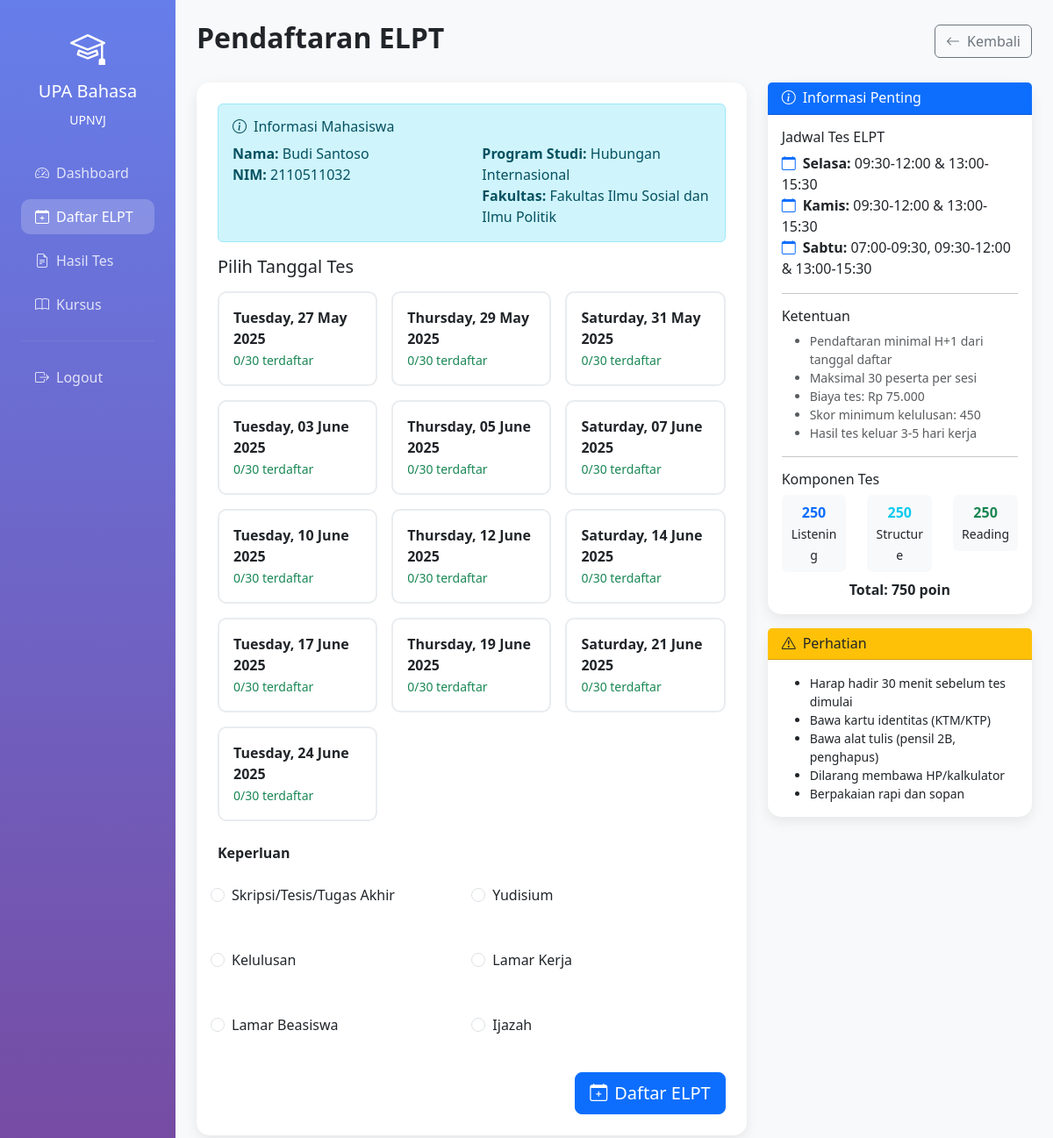
The page /student/elpt-registration.php (signed in) on the database its author committed.
### tables this page shows
CREATE TABLE `users` (
  `id` int(11) NOT NULL,
  `name` varchar(255) NOT NULL,
  `email` varchar(255) NOT NULL,
  `password` varchar(255) NOT NULL,
  `nim` varchar(10) DEFAULT NULL,
  `role` enum('admin','student') NOT NULL DEFAULT 'student',
  `program` varchar(100) DEFAULT NULL,
  `faculty` varchar(100) DEFAULT NULL,
  `level` enum('D3','S1','S2','S3') DEFAULT NULL,
  `no_telpon` varchar(20) DEFAULT NULL,
  `is_active` tinyint(1) DEFAULT 1,
  `created_at` timestamp NOT NULL DEFAULT current_timestamp(),
  `updated_at` timestamp NOT NULL DEFAULT current_timestamp() ON UPDATE current_timestamp()
);

### config/database.php (called while the page is built, shortened)
<?php
try {
    $pdo = new PDO(
        "mysql:host=" . DB_HOST . ";dbname=" . DB_NAME . ";charset=utf8mb4",
        DB_USER,
        DB_PASS,
        [
            PDO::ATTR_ERRMODE => PDO::ERRMODE_EXCEPTION,
            PDO::ATTR_DEFAULT_FETCH_MODE => PDO::FETCH_ASSOC,
            PDO::ATTR_EMULATE_PREPARES => false
        ]
    );
} catch(PDOException $e) {
    error_log("Database connection failed: " . $e->getMessage());
    die("Database connection failed. Please check your configuration.");
}
function isLoggedIn() {
    return isset($_SESSION['user_id']);
}
function getCurrentUser() {
    global $pdo;
    try {
        $stmt = $pdo->prepare("SELECT * FROM users WHERE id = ?");
        $stmt->execute([$_SESSION['user_id']]);
        return $stmt->fetch();
    } catch(PDOException $e) {
        error_log("Error fetching current user: " . $e->getMessage());
        return null;
    }
}
function formatCurrency($amount) {
    return 'Rp ' . number_format($amount, 0, ',', '.');
}
?>

### student/elpt-registration.php (the view, shortened to what this page needs)
<?php
require_once '../config/database.php';
$user = getCurrentUser();
$stmt = $pdo->prepare("SELECT * FROM elpt_registrations WHERE user_id = ? AND payment_status = 'pending'");
$stmt->execute([$_SESSION['user_id']]);
$pending_registration = $stmt->fetch();
$available_dates = [];
$start_date = new DateTime('+1 day');
$end_date = new DateTime('+30 days');
while ($start_date <= $end_date) {
    $day_of_week = $start_date->format('N');
    if (in_array($day_of_week, [2, 4, 6])) {
        $date_str = $start_date->format('Y-m-d');
        $stmt = $pdo->prepare("SELECT COUNT(*) as count FROM elpt_registrations WHERE test_date = ? AND payment_status IN ('pending', 'confirmed')");
        $stmt->execute([$date_str]);
        $count = $stmt->fetch()['count'];
        $available_dates[] = [
            'date' => $date_str,
            'formatted' => $start_date->format('l, d F Y'),
            'count' => $count,
            'available' => $count < 30
        ];
    }
    $start_date->modify('+1 day');
}
?>
<!DOCTYPE html>
<html lang="id">
<head>
    <link href="https://cdn.jsdelivr.net/npm/bootstrap@5.3.0/dist/css/bootstrap.min.css" rel="stylesheet">
    <link href="https://cdn.jsdelivr.net/npm/bootstrap-icons@1.10.0/font/bootstrap-icons.css" rel="stylesheet">
</head>
<body class="bg-light">
    <div class="container-fluid">
        <div class="row">
            <div class="col-md-3 col-lg-2 sidebar p-0">
                <div class="text-white p-4">
                    <div class="text-center mb-4">
                        <i class="bi bi-mortarboard" style="font-size: 2.5rem;"></i>
                        <h5 class="mt-2">UPA Bahasa</h5>
                        <small>UPNVJ</small>
                    </div>
                    <nav class="nav flex-column">
                        <a class="nav-link" href="dashboard.php">
                            <i class="bi bi-speedometer2 me-2"></i>Dashboard
                        </a>
                        <a class="nav-link active" href="elpt-registration.php">
                            <i class="bi bi-calendar-plus me-2"></i>Daftar ELPT
                        </a>
                        <a class="nav-link" href="test-results.php">
                            <i class="bi bi-file-earmark-text me-2"></i>Hasil Tes
                        </a>
                        <a class="nav-link" href="course.php">
                            <i class="bi bi-book me-2"></i>Kursus
                        </a>
                        <hr class="my-3" style="border-color: rgba(255,255,255,0.3);">
                        <a class="nav-link" href="../logout.php">
                            <i class="bi bi-box-arrow-right me-2"></i>Logout
                        </a>
                    </nav>
                </div>
            </div>
            <div class="col-md-9 col-lg-10 p-4">
                <div class="d-flex justify-content-between align-items-center mb-4">
                    <h2 class="fw-bold">Pendaftaran ELPT</h2>
                    <a href="dashboard.php" class="btn btn-outline-secondary">
                        <i class="bi bi-arrow-left me-2"></i>Kembali
                    </a>
                </div>
                <?php if ($pending_registration): ?>
                    <div class="alert alert-warning">
                        <i class="bi bi-exclamation-triangle me-2"></i>
                        <strong>Perhatian!</strong> Anda masih memiliki pendaftaran yang menunggu konfirmasi pembayaran.
                        <div class="mt-2">
                            <strong>Tanggal Tes:</strong> <?= formatDate($pending_registration['test_date']) ?><br>
                            <strong>Billing Number:</strong> <code><?= htmlspecialchars($pending_registration['billing_number']) ?></code>
                        </div>
                    </div>
                    <div class="text-center">
                        <a href="dashboard.php" class="btn btn-primary">Kembali ke Dashboard</a>
                    </div>
                <?php else: ?>
                    <div class="row">
                        <div class="col-lg-8">
                            <div class="card">
                                <div class="card-body p-4">
                                    <div class="alert alert-info">
                                        <h6><i class="bi bi-info-circle me-2"></i>Informasi Mahasiswa</h6>
                                        <div class="row">
                                            <div class="col-md-6">
                                                <strong>Nama:</strong> <?= htmlspecialchars($user['name']) ?><br>
                                                <strong>NIM:</strong> <?= htmlspecialchars($user['nim']) ?>
                                            </div>
                                            <div class="col-md-6">
                                                <strong>Program Studi:</strong> <?= htmlspecialchars($user['program']) ?><br>
                                                <strong>Fakultas:</strong> <?= htmlspecialchars($user['faculty']) ?>
                                            </div>
                                        </div>
                                    </div>
                                    <form method="POST" id="registrationForm">
                                        <div class="mb-4">
                                            <h5 class="mb-3">Pilih Tanggal Tes</h5>
                                            <div class="row g-3">
                                                <?php foreach ($available_dates as $date): ?>
                                                    <div class="col-md-6 col-lg-4">
                                                        <div class="date-option p-3 <?= !$date['available'] ? 'unavailable' : '' ?>"
                                                             onclick="<?= $date['available'] ? "selectDate('{$date['date']}')" : '' ?>">
                                                            <div class="fw-bold"><?= $date['formatted'] ?></div>
                                                            <small class="<?= $date['available'] ? 'text-success' : 'text-danger' ?>">
                                                                <?= $date['available'] ?
                                                                    ($date['count'] . '/30 terdaftar') :
                                                                    'Kuota penuh' ?>
                                                            </small>
                                                        </div>
                                                    </div>
                                                <?php endforeach; ?>
                                            </div>
                                        </div>
                                        <div class="mb-4">
                                            <label class="form-label fw-bold">Keperluan</label>
                                            <div class="row g-3">
                                                <?php
                                                $purposes = [
                                                    'Skripsi/Tesis/Tugas Akhir',
                                                    'Yudisium',
                                                    'Kelulusan',
                                                    'Lamar Kerja',
                                                    'Lamar Beasiswa',
                                                    'Ijazah'
                                                ];
                                                foreach ($purposes as $purpose):
                                                ?>
                                                    <div class="col-md-6">
                                                        <div class="form-check p-3">
                                                            <input class="form-check-input" type="radio" name="purpose"
                                                                   value="<?= htmlspecialchars($purpose) ?>"
                                                                   id="purpose_<?= str_replace(['/', ' '], ['_', '_'], $purpose) ?>"
                                                                   required>
                                                            <label class="form-check-label fw-medium" for="purpose_<?= str_replace(['/', ' '], ['_', '_'], $purpose) ?>">
                                                                <?= htmlspecialchars($purpose) ?>
                                                            </label>
                                                        </div>
                                                    </div>
                                                <?php endforeach; ?>
                                            </div>
                                        </div>
                                        <div class="text-end">
                                            <button type="submit" class="btn btn-primary btn-lg" id="submitBtn">
                                                <i class="bi bi-calendar-plus me-2"></i>Daftar ELPT
                                            </button>
                                        </div>
                                    </form>
                                </div>
                            </div>
                        </div>
                        <div class="col-lg-4">
                            <div class="card">
                                <div class="card-header bg-primary text-white">
                                    <h6 class="mb-0"><i class="bi bi-info-circle me-2"></i>Informasi Penting</h6>
                                </div>
                                <div class="card-body">
                                    <h6>Jadwal Tes ELPT</h6>
                                    <ul class="list-unstyled">
                                        <li><i class="bi bi-calendar me-2 text-primary"></i><strong>Selasa:</strong> 09:30-12:00 & 13:00-15:30</li>
                                        <li><i class="bi bi-calendar me-2 text-primary"></i><strong>Kamis:</strong> 09:30-12:00 & 13:00-15:30</li>
                                        <li><i class="bi bi-calendar me-2 text-primary"></i><strong>Sabtu:</strong> 07:00-09:30, 09:30-12:00 & 13:00-15:30</li>
                                    </ul>
                                    <hr>
                                    <h6>Ketentuan</h6>
                                    <ul class="small text-muted">
                                        <li>Pendaftaran minimal H+1 dari tanggal daftar</li>
                                        <li>Maksimal 30 peserta per sesi</li>
                                        <li>Biaya tes: <?= formatCurrency(ELPT_FEE) ?></li>
                                        <li>Skor minimum kelulusan: <?= MIN_PASSING_SCORE ?></li>
                                        <li>Hasil tes keluar 3-5 hari kerja</li>
                                    </ul>
                                    <hr>
                                    <h6>Komponen Tes</h6>
                                    <div class="row text-center">
                                        <div class="col-4">
                                            <div class="bg-light rounded p-2">
                                                <div class="fw-bold text-primary">250</div>
                                                <small>Listening</small>
                                            </div>
                                        </div>
                                        <div class="col-4">
                                            <div class="bg-light rounded p-2">
                                                <div class="fw-bold text-info">250</div>
                                                <small>Structure</small>
                                            </div>
                                        </div>
                                        <div class="col-4">
                                            <div class="bg-light rounded p-2">
                                                <div class="fw-bold text-success">250</div>
                                                <small>Reading</small>
                                            </div>
                                        </div>
                                    </div>
                                    <div class="text-center mt-2">
                                        <strong>Total: 750 poin</strong>
                                    </div>
                                </div>
                            </div>
                            <div class="card mt-3">
                                <div class="card-header bg-warning text-dark">
                                    <h6 class="mb-0"><i class="bi bi-exclamation-triangle me-2"></i>Perhatian</h6>
                                </div>
                                <div class="card-body">
                                    <ul class="small mb-0">
                                        <li>Harap hadir 30 menit sebelum tes dimulai</li>
                                        <li>Bawa kartu identitas (KTM/KTP)</li>
                                        <li>Bawa alat tulis (pensil 2B, penghapus)</li>
                                        <li>Dilarang membawa HP/kalkulator</li>
                                        <li>Berpakaian rapi dan sopan</li>
                                    </ul>
                                </div>
                            </div>
                        </div>
                    </div>
                <?php endif; ?>
            </div>
        </div>
    </div>
</body>
</html>

### student/elpt-registration.php (style rules this page uses)
.sidebar { min-height: 100vh; background: linear-gradient(180deg, #667eea 0%, #764ba2 100%); }
.nav-link { color: rgba(255, 255, 255, 0.8) !important; border-radius: 10px; margin: 5px 0; }
.nav-link:hover, .nav-link.active { background: rgba(255, 255, 255, 0.2); color: white !important; }
.card { border: none; border-radius: 15px; box-shadow: 0 5px 15px rgba(0, 0, 0, 0.08); }
.date-option { border: 2px solid #e9ecef; border-radius: 10px; cursor: pointer; transition: all 0.3s; }

### rows shown on the page
users: name "Budi Santoso", nim "2110511032", program "Hubungan Internasional", faculty "Fakultas Ilmu Sosial dan Ilmu Politik"

### other values the page prints
$date['formatted'] "Tuesday, 27 May 2025"
$date['count'] "0"
$date['formatted'] "Thursday, 29 May 2025"
$date['formatted'] "Saturday, 31 May 2025"
$date['formatted'] "Tuesday, 03 June 2025"
$date['formatted'] "Thursday, 05 June 2025"
$date['formatted'] "Saturday, 07 June 2025"
$date['formatted'] "Tuesday, 10 June 2025"
$date['formatted'] "Thursday, 12 June 2025"
$date['formatted'] "Saturday, 14 June 2025"
$date['formatted'] "Tuesday, 17 June 2025"
$date['formatted'] "Thursday, 19 June 2025"
$date['formatted'] "Saturday, 21 June 2025"
$date['formatted'] "Tuesday, 24 June 2025"
$purpose "Skripsi/Tesis/Tugas Akhir"
